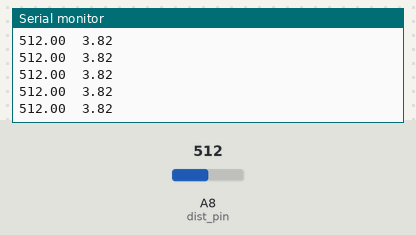
This sketch was run on a simulated Arduino Mega 2560, built with avr-gcc and run on an emulated ATmega2560. On the bench: the last lines printed to the serial monitor. The test bench sets the inputs (shaded band); at power-on: A8 (dist_pin) = 512.

Above: at 1.2 s.
1.3 s: A8 (dist_pin) set to 0
At 1.8 s:
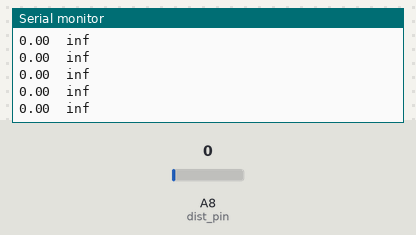
3.2 s: A8 (dist_pin) set to 2
At 3.7 s:
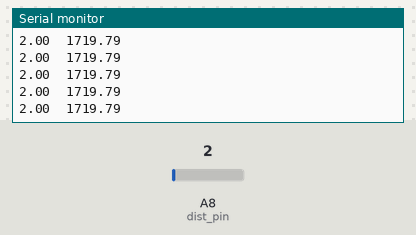

Measured:
- the behaviour switches between 0 and 1 on A8 (dist_pin) (found by bisection; images 1 and 2)
- after the input at 1.3 s, the serial monitor: prints a new line after 0.08 s (image 1)
- after the input at 3.2 s, the serial monitor: prints a new line after 0.07 s (image 2)

The sketch:

distance_test.ino
```cpp
int dist_pin = A8;
float dist_val;
float dist_actual;
float a = exp(7.453976699);   //distance sensor lin fit variable
float b = -0.907499336;       //distance sensor lin fit variable
void setup() {
  // put your setup code here, to run once:
Serial.begin(9600);
}

void loop() {
  // put your main code here, to run repeatedly:
  dist_val = analogRead(dist_pin);
  dist_actual = pow(dist_val/a, 1/b);
  Serial.print(dist_val);
  Serial.print("\t");
  Serial.println(dist_actual);
}
```
